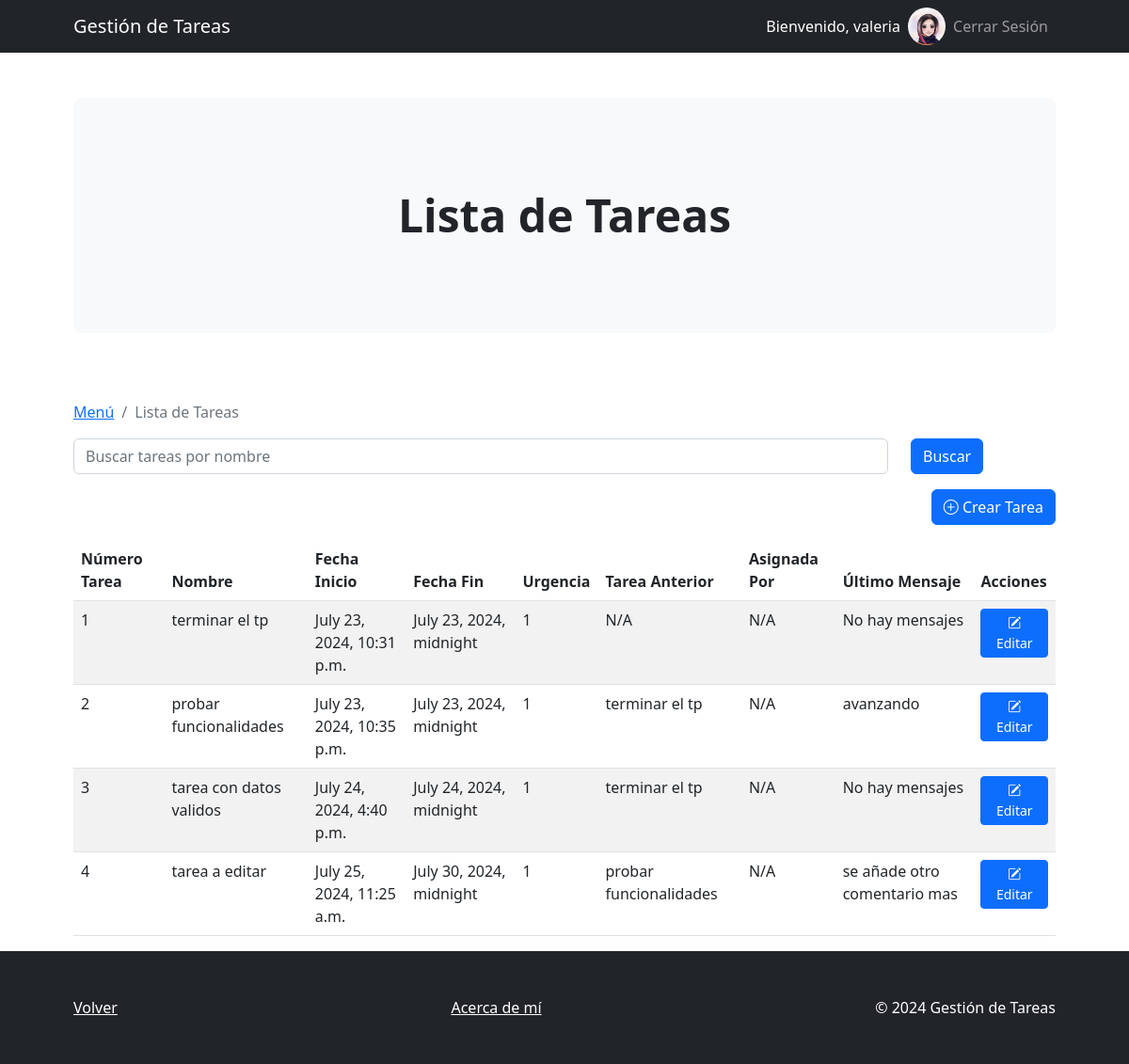
Page /tareas/ (signed in) on the earlier database version.
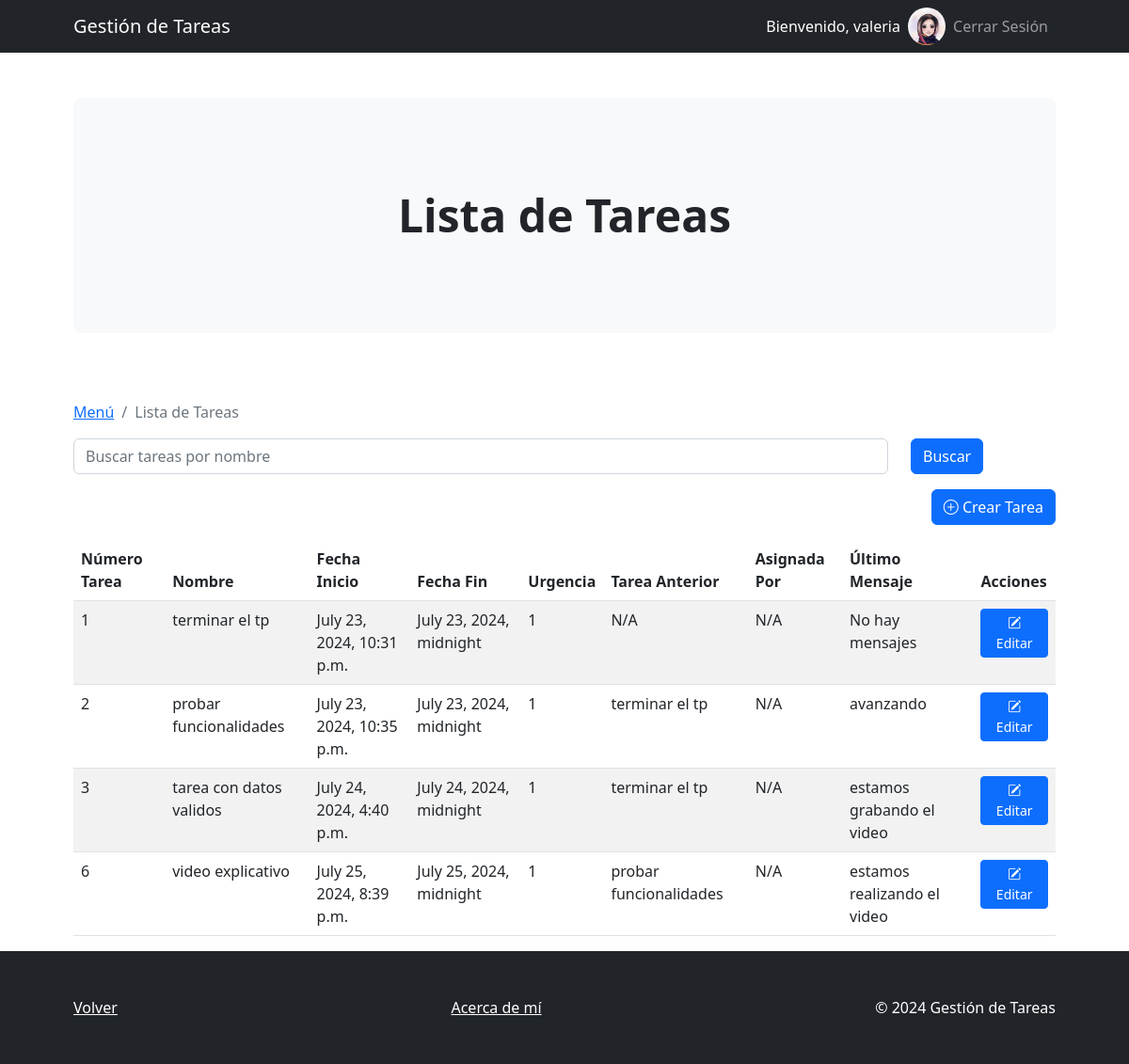
Same page on the later database version.
### derivadorDeTareasApp/models.py (models this page shows, shortened)
class Usuario(AbstractBaseUser, PermissionsMixin):
    id_unico = models.UUIDField(default=uuid.uuid4, editable=False, unique=True)
    email = models.EmailField(max_length=255, unique=True)
    nombre = models.CharField(max_length=255)
    apellido = models.CharField(max_length=255)
    avatar = models.ImageField(upload_to='avatars/', blank=True, null=True)
    is_active = models.BooleanField(default=True)
    is_admin = models.BooleanField(default=False)
    groups = models.ManyToManyField(
        Group,
        related_name='custom_usuario_set',  # Nombre de relación inversa personalizado
        blank=True,
        help_text='The groups this user belongs to. A user will get all permissions granted to each of their groups.',
        related_query_name='custom_usuario',
    )
    user_permissions = models.ManyToManyField(
        Permission,
        related_name='custom_usuario_set',  # Nombre de relación inversa personalizado
        blank=True,
        help_text='Specific permissions for this user.',
        related_query_name='custom_usuario',
    )
    objects = UsuarioManager()
    USERNAME_FIELD = 'email'
    REQUIRED_FIELDS = ['nombre', 'apellido']

class Tarea(models.Model):
    ESTADO_CHOICES = [
        ('no iniciado', 'No Iniciado'),
        ('en progreso', 'En Progreso'),
        ('en espera', 'En Espera'),
        ('terminada', 'Terminada'),
    ]
    nombre = models.CharField(max_length=40)
    descripcion = models.CharField(max_length=254)
    fecha_inicio = models.DateTimeField(default=timezone.now)
    fecha_fin = models.DateTimeField()
    prioridad = models.IntegerField()
    urgencia = models.IntegerField()
    tarea_anterior = models.ForeignKey('self', related_name='siguiente', on_delete=models.SET_NULL, null=True, blank=True)
    tarea_posterior = models.ForeignKey('self', related_name='anterior', on_delete=models.SET_NULL, null=True, blank=True)
    numero_tarea = models.AutoField(primary_key=True)
    estado = models.CharField(max_length=20, choices=ESTADO_CHOICES, default='no iniciado')
    usuario = models.ForeignKey(Usuario, on_delete=models.CASCADE, related_name='tareas')

class Comentario(models.Model):
    tarea = models.ForeignKey(Tarea, related_name='comentarios', on_delete=models.CASCADE)
    usuario = models.ForeignKey(Usuario, on_delete=models.CASCADE)
    comentario = models.TextField()
    fecha = models.DateTimeField(auto_now_add=True)

### derivadorDeTareasApp/views.py (the view)
# urls.py: path('tareas/', views.lista_tareas, name='lista_tareas'),
@login_required
def lista_tareas(request):
    query = request.GET.get('q')
    if query:
        tareas = Tarea.objects.filter(nombre__icontains=query)
    else:
        tareas = Tarea.objects.all()
    for tarea in tareas:
        tarea.ultimo_comentario = tarea.comentarios.last()
    return render(request, 'tareas/lista_tareas.html', {'tareas': tareas})

### derivadorDeTareasApp/templates/tareas/lista_tareas.html (shortened to what this page needs)
{% extends 'base.html' %}
{% block breadcrumb %}
<a href="{% if user.is_superuser %}{% url 'menu_admin' %}{% else %}{% url 'menu_usuario' %}{% endif %}" class="breadcrumb-item">Menú</a>
<span class="breadcrumb-item active">Lista de Tareas</span>
{% endblock %}
{% block header %}
<div class="m-4 m-lg-5">
    <h2 class="display-5 fw-bold">Lista de Tareas</h2>
</div>
{% endblock %}
{% block content %}
<form method="get" class="mb-3">
    <div class="row">
        <div class="col-md-10">
            <input type="text" name="q" class="form-control" placeholder="Buscar tareas por nombre" value="{{ request.GET.q }}">
        </div>
        <div class="col-md-2">
            <button type="submit" class="btn btn-primary">Buscar</button>
        </div>
    </div>
</form>
<div class="d-flex justify-content-end mb-3">
    <a href="{% url 'crear_tarea' %}" class="btn btn-primary">
        <i class="bi bi-plus-circle"></i> Crear Tarea
    </a>
</div>
<table class="table table-striped">
    <thead>
        <tr>
            <th scope="col">Número Tarea</th>
            <th scope="col">Nombre</th>
            <th scope="col">Fecha Inicio</th>
            <th scope="col">Fecha Fin</th>
            <th scope="col">Urgencia</th>
            <th scope="col">Tarea Anterior</th>
            <th scope="col">Asignada Por</th>
            <th scope="col">Último Mensaje</th>
            <th scope="col">Acciones</th>
        </tr>
    </thead>
    <tbody>
        {% for tarea in tareas %}
        <tr>
            <td>{{ tarea.numero_tarea }}</td>
            <td>{{ tarea.nombre }}</td>
            <td>{{ tarea.fecha_inicio }}</td>
            <td>{{ tarea.fecha_fin }}</td>
            <td>{{ tarea.urgencia }}</td>
            <td>{% if tarea.tarea_anterior %}{{ tarea.tarea_anterior.nombre }}{% else %}N/A{% endif %}</td>
            <td>{% if tarea.asignada_por %}{{ tarea.asignada_por.nombre }}{% else %}N/A{% endif %}</td>
            <td>{% if tarea.ultimo_comentario %}{{ tarea.ultimo_comentario.comentario }}{% else %}No hay mensajes{% endif %}</td>
            <td>
                <a href="{% url 'editar_tarea' tarea.pk %}" class="btn btn-sm btn-primary">
                    <i class="bi bi-pencil-square"></i> Editar
                </a>
            </td>
        </tr>
        {% endfor %}
    </tbody>
</table>
{% endblock %}

### derivadorDeTareasApp/templates/base.html (shortened to what this page needs)
<!DOCTYPE html>
<html lang="en">
<head>
    {% load static %}
    <link href="https://cdn.jsdelivr.net/npm/bootstrap-icons@1.4.1/font/bootstrap-icons.css" rel="stylesheet" />
    <link href="{% static 'css/styles_base.css' %}" rel="stylesheet" />
</head>
<body>
    <nav class="navbar navbar-expand-lg navbar-dark bg-dark">
        <div class="container px-lg-5">
            <a class="navbar-brand" href="{% url 'inicio' %}">Gestión de Tareas</a>
            <div class="collapse navbar-collapse" id="navbarSupportedContent">
                <ul class="navbar-nav ms-auto mb-2 mb-lg-0">
                    {% if user.is_authenticated %}
                        <li class="nav-item">
                            <span class="nav-link text-white">Bienvenido, {{ user.nombre }}</span>
                        </li>
                        <li class="nav-item">
                            <img src="{% if user.avatar %}{{ user.avatar.url }}{% else %}{% static 'avatars/default.png' %}{% endif %}" class="rounded-circle" height="40" alt="Avatar">
                        </li>
                        <li class="nav-item">
                            <a class="nav-link" href="{% url 'logout_view' %}">Cerrar Sesión</a>
                        </li>
                    {% else %}
                        <li class="nav-item">
                            <a class="nav-link" href="{% url 'registro' %}">Registrarse</a>
                        </li>
                    {% endif %}
                </ul>
            </div>
        </div>
    </nav>
    <header class="py-5">
        <div class="container px-lg-5">
            <div class="p-4 p-lg-5 bg-light rounded-3 text-center">
                {% block header %}{% endblock %}
            </div>
        </div>
    </header>
    <section class="pt-4">
        <div class="container px-lg-5">
            <div class="breadcrumb">
                {% block breadcrumb %}
                {% endblock %}
            </div>
            {% block content %}{% endblock %}
        </div>
    </section>
    <footer class="py-5 bg-dark">
        <div class="container px-lg-5">
            <div class="d-flex justify-content-between">
                <a href="javascript:history.back()" class="text-white">Volver</a>
                <a href="{% url 'acerca_de' %}" class="text-white text-center">Acerca de mí</a>
                <p class="m-0 text-center text-white">&copy; 2024 Gestión de Tareas</p>
            </div>
        </div>
    </footer>
</body>
</html>

Differences in the rows shown:
removed Tarea: numero_tarea "4", nombre "tarea a editar", fecha_inicio "July 25, 2024, 11:25 a.m.", fecha_fin "July 30, 2024, midnight", urgencia "1", tarea_anterior.nombre "probar funcionalidades", ultimo_comentario.comentario "se añade otro comentario mas"
shown differently, row unchanged: Tarea "tarea con datos validos": ultimo_comentario.comentario (not shown) → "estamos grabando el video"; no longer shows "No hay mensajes"
added Tarea: numero_tarea "6", nombre "video explicativo", fecha_inicio "July 25, 2024, 8:39 p.m.", fecha_fin "July 25, 2024, midnight", urgencia "1", tarea_anterior.nombre "probar funcionalidades", ultimo_comentario.comentario "estamos realizando el video"
